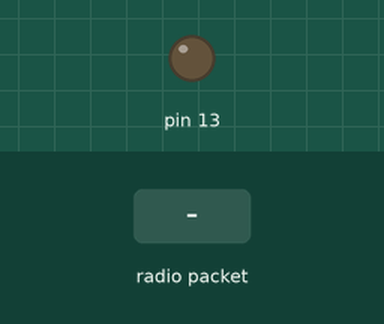
This sketch was run on a simulated Arduino Uno, built with avr-gcc and run on an emulated ATmega328P. On the bench: output pins drawn as LEDs (lit = HIGH). The inputs (shaded band) are chosen by the test bench. No radio packets arrive unless stated; what the sketch prints to the serial monitor is not drawn.

Above: at 1.2 s.
1.3 s: radio packet "1" arrives
Timing chart, 0 to 4.3 s (numbered marks = the images above; inputs shaded):
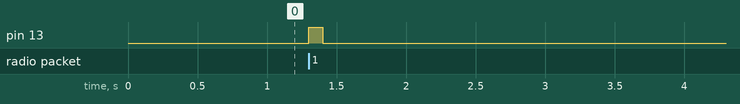

Measured:
- after the input at 1.3 s, pin 13: LOW → HIGH at once, → LOW 0.10 s later

The sketch:

sketch.ino
```cpp
#include <VirtualWire.h>
#include <Wire.h>

#define SLAVE_ADDRESS 0x12
int dataReceived = 0;

#define OUTPUT_BUFFER_SIZE 256
unsigned char output_buffer[OUTPUT_BUFFER_SIZE];
int output_buffer_start = 0;
int output_buffer_length = 0;

void send_data()
{
  if (output_buffer_length > 0) {
    Wire.write(output_buffer[output_buffer_start]);
    output_buffer_start++;
    if (output_buffer_start >= OUTPUT_BUFFER_SIZE)
      output_buffer_start = 0;
    output_buffer_length--;
  }
}

void setup()
{
  Serial.begin(115200);
  Serial.println("setup");
  pinMode(11, INPUT);
  pinMode(13, OUTPUT);

  vw_set_ptt_inverted(true); // Required for DR3100
  vw_setup(2000);    // Bits per sec
  vw_set_rx_pin(11);
  vw_rx_start();     // Start the receiver PLL running

  Wire.begin(SLAVE_ADDRESS);
  Wire.onRequest(send_data);
}

unsigned long led_start = 0;

void loop()
{
  uint8_t buf[VW_MAX_MESSAGE_LEN];
  uint8_t buflen = VW_MAX_MESSAGE_LEN;

  if (vw_get_message(buf, &buflen)) // Non-blocking
  {
    int i;
    digitalWrite(13, HIGH);
    led_start = millis();
    for( i = 0; i < buflen; i++) {
        Serial.print(buf[i], HEX);
        Serial.print(" ");
        output_buffer[(output_buffer_start + output_buffer_length) % OUTPUT_BUFFER_SIZE] = buf[i];
        output_buffer_length++;
    }
    Serial.println("");
  }

  if (led_start && millis() > led_start + 100) {
    led_start = 0;
    digitalWrite(13, LOW);
  }
}
```
